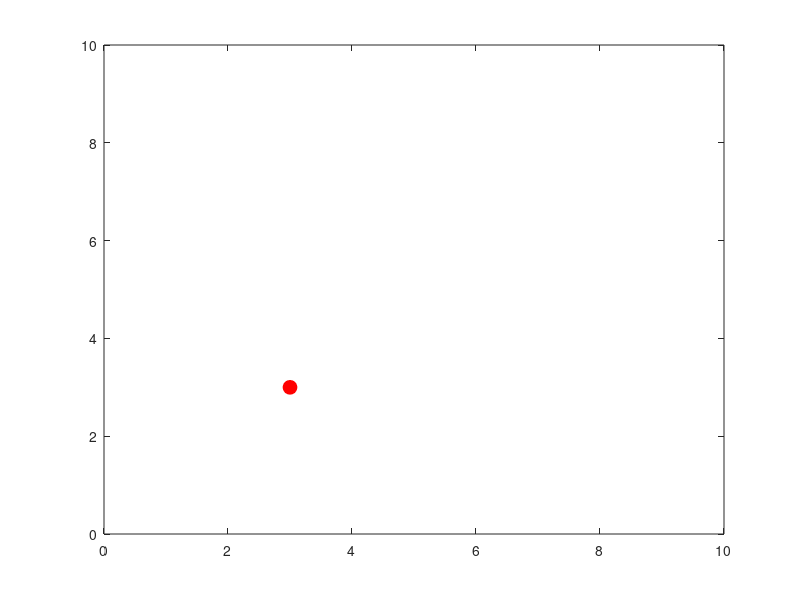

This chart was generated by the following MATLAB code:
clear; clc;

ITERATIONS = 50;                                       % número de iterações
X_MIN = 0; X_MAX = 10;                                 % domínio de x
Y_MIN = 0; Y_MAX = 10;                                 % domínio de y
SPEED = 10;                                            % velocidade

x = zeros(1, ITERATIONS); y = zeros(1,ITERATIONS);      % posição
x(1) = 5; y(1) = 3;                                    % posição inicial
v_x = zeros(1, ITERATIONS); v_y = zeros(1,ITERATIONS);  % velocidade
v_x(1) = 2; v_y(1) = 0;                                % velocidade inicial
accel_x = 0; accel_y = -1;

clf; figure(1);

for i = 2:ITERATIONS
    x(i) = x(i - 1) + v_x(i - 1);
    y(i) = y (i - 1) + v_y(i - 1);

    if x(i) < X_MIN
        x(i) = -x(i);
        v_x(i) = -v_x(i - 1);
        v_y(i) = v_y(i - 1);
    elseif x(i) > X_MAX
        x(i) = X_MAX * 2 - x(i);
        v_x(i) = -v_x(i - 1);
        v_y(i) = v_y(i - 1);
    elseif y(i) < Y_MIN
        y(i) = -y(i);
        v_x(i) = v_x(i - 1);
        v_y(i) = -v_y(i - 1);
    elseif y(i) > Y_MAX
        y(i) = Y_MAX * 2 - y(i);
        v_x(i) = v_x(i - 1);
        v_y(i) = -v_y(i - 1);
    else
        v_x(i) = v_x(i - 1);
        v_y(i) = v_y(i - 1);
    end

    v_y(i) = v_y(i) + accel_y * 1;

    plot(x(i), y(i), 'or', 'MarkerSize', 10, 'MarkerFaceColor', 'r'); hold off;
    axis([X_MIN X_MAX Y_MIN Y_MAX])
    pause(1 / SPEED)
end
